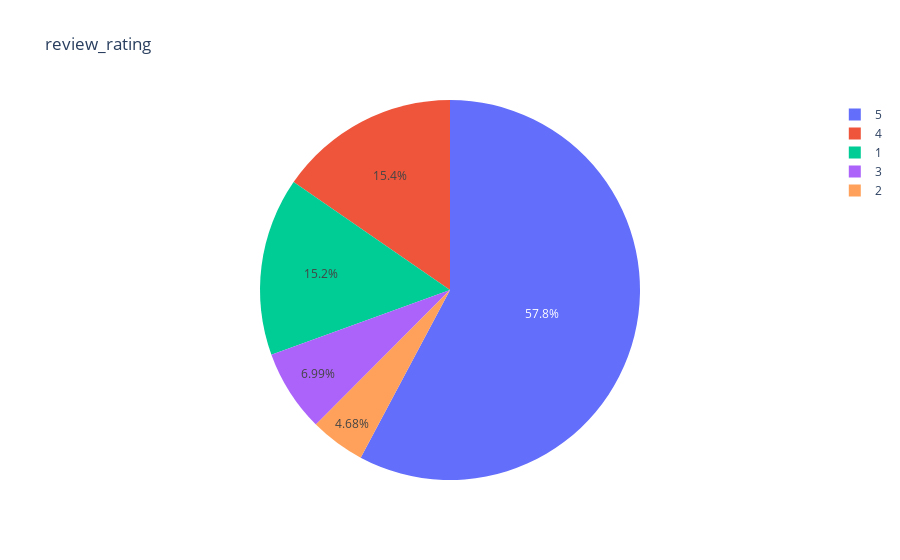

Write notebook code for a chart like this one.
### Markdown cell above
**Notes:** While analyzing the dataset, I conducted research and discovered that some review texts lack meaningful content. To address this, I employed Natural Language Processing (NLP) analysis using nltk library. Using synsets, I evaluated the words in the review text field and applied a filtering function to eliminate non-meaningful reviews, subsequently deleting the corresponding rows.

### Code cell
fig=px.pie(linkedin_df, values=linkedin_df['review_rating'].value_counts().values,
           names=linkedin_df['review_rating'].value_counts().index, title='review_rating')
fig.show()

### Figure 1 — Plotly figure (JSON) as saved in the notebook; plotly's stock layout.template omitted (floating-point values rounded to 4 significant figures)
{"data": [{"domain": {"x": [0, 1], "y": [0, 1]}, "hovertemplate": "label=%{label}<br>value=%{value}<extra></extra>", "labels": [5, 4, 1, 3, 2], "legendgroup": "", "name": "", "showlegend": true, "type": "pie", "values": [176701, 47050, 46327, 21377, 14313]}], "layout": {"legend": {"tracegroupgap": 0}, "title": {"text": "review_rating"}}}
